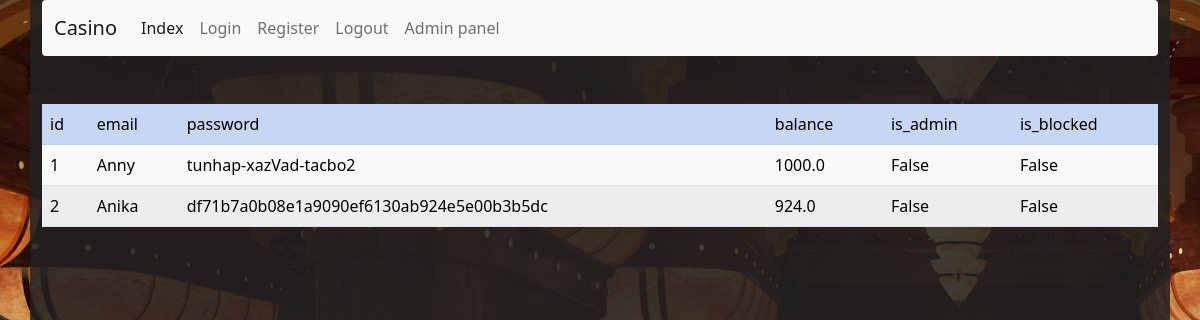
Before: /admin/users with the older database file.
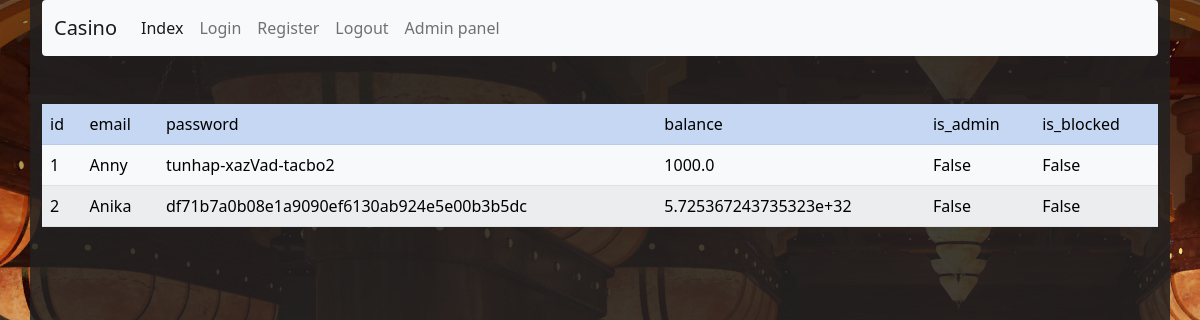
After: the same page with the newer database file.
### main.py (models this page shows)
class User(db.Model):
    __tablename__ = "user"
    id = db.Column(db.Integer, primary_key=True)
    email = db.Column(db.String(100), nullable=False)
    password = db.Column(db.String(255), nullable=False)
    balance = db.Column(db.Float, default=1000)
    is_admin = db.Column(db.Boolean, default=False)
    is_blocked = db.Column(db.Boolean, default=False)
    date_of_birth = db.Column(db.DateTime, default=datetime.utcnow)
    user_games = db.Column(db.Integer, db.ForeignKey('game.id'))

### main.py (the view)
@app.route("/admin/users")
def admin_users():
    users = User.query.all()
    return render_template("admin_users.html", users=users)

### templates/admin_users.html (shortened to what this page needs)
{% extends 'base.html' %}
{% block body %}
    <table class="table table-striped table-hover">
        <tr class="table-primary">
            <td>id</td>
            <td>email</td>
            <td>password</td>
            <td>balance</td>
            <td>is_admin</td>
            <td>is_blocked</td>
        </tr>
        {% for user in users %}
            <tr class="table-light">
                <td>{{ user.id }}</td>
                <td>{{ user.email }}</td>
                <td>{{ user.password }}</td>
                <td>{{ user.balance }}</td>
                <td>{{ user.is_admin }}</td>
                <td>{{ user.is_blocked }}</td>
            </tr>
        {% endfor %}
    </table>
{% endblock %}

Changed rows visible on the page:
changed User "Anika": balance "924.0" → "5.725367243735323e+32"
